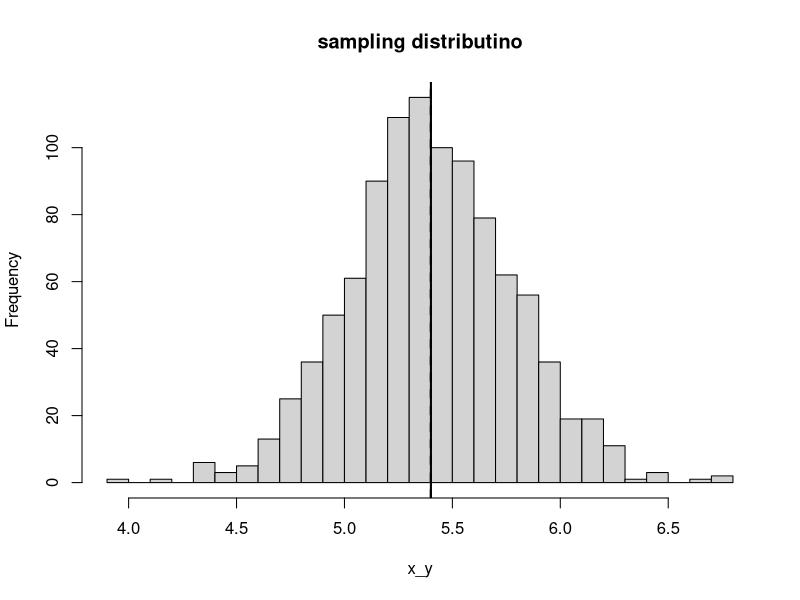

R code for this plot:
## ---- chunk 1
knitr::opts_chunk$set(echo = TRUE)
## ---- chunk 2
pp <- power.prop.test(p1 = 0.30, p2 = 0.40,power = 0.80, sig.level = 0.05,)
ceiling(pp$n) 
#So each shooter needs about **360 shots** for an 80% chance to distinguish a 30% shooter from a 40% shooter.
## ---- chunk 3
birthdata <- c(.4777,.4875,.4859,.4754,.4874,.4864,.4813,.4787,.4895,.4797,.4876,.4859,
               .4857,.4907,.5010,.4903,.4860,.4911,.4871,.4725,.4822,.4870,.4823,.4973)
## ---- chunk 4
sd_data<- sd(birthdata)
p <- mean(birthdata)
n<- 3900
sd_exp<- sqrt(p*(1-p)/n)
sd_data
sd_exp
#The observed value is slightly smaller than expected, which suggests the data look a bit “too stable,” but the difference is not extreme.
## ---- chunk 5
var_obs    <- sd_data^2
var_theory <- sd_exp^2
df <- n - 1
chi2_stat <- df * var_obs / var_theory
p_two_sided <- 2 * min(pchisq(chi2_stat, df = df),
                       1 - pchisq(chi2_stat, df = df))

c(chi2_stat = chi2_stat, df = df, p_two_sided = p_two_sided)
#test statistic is tiny (0.09) compared to a chi-square distribution with 23 df.The p-value is extremely small (~10⁻²⁴).
#This means the observed variance is much smaller than what would be expected by chance under the null model of independent births.
#With such a small p-value, we reject the null model: the data show less variability in monthly girl-birth proportions than predicted by the simple binomial randomness model.
#This supports von Mises’ original observation: sex ratios looked “too stable.”
## ---- chunk 6
set.seed(123)
n_m <- 100
n_w<- 100
me_m<- 69.1
me_w <-63.7
sd_m<- 2.9
sd_w<- 2.7
x_y <- replicate(1000,mean(rnorm(n_m,me_m,sd_m))-mean(rnorm(n_w,me_w,sd_w)))
mean_stimulation<- mean(x_y)
mean_exact<- me_m-me_w
sd_x_y<- sd(x_y)
sd_exact<- sqrt(sd_m^2/n_m+sd_w^2/n_w)
hist(x_y,breaks = 30, main="sampling distributino")
abline(v = mean_stimulation,  lwd = 2)       
abline(v = mean_exact, lwd = 2, lty = 2) 
#as you can see in the graph,the solid line and the dashed line are perfectly aligned. 
#the simulated average difference in heights is practically identical to the theoretical average difference. The simulation confirms the math.
## ---- chunk 7

## ---- chunk 8
set.seed(123)
stimu<- rnorm(1000,0.10,0.17)
summary(stimu)
#simulation confirms that the estimator is unbiased (mean ≈ 0.10) but has substantial variability (many estimates fall far from the truth, even negative), which is exactly why confidence intervals and coverage checks are important.
## ---- chunk 9
z<- 1.96
ci_lower <- stimu - z * 0.17
ci_upper <- stimu + z * 0.17
covered <- (ci_lower <= 0.1) & (ci_upper >= 0.1)
coverage_rate <- mean(covered)
c(coverage_rate = coverage_rate, expected_95pct = 0.95)
#converage rate is close to 0.95
## ---- chunk 10
mean_sti<- mean(stimu)
sd_sti<- sd(stimu)
mean_sti
sd_sti
#Across 1000 experiments, the estimates average out to about the true value (0.10) with variability matching the assumed SE (0.17). This is exactly what statistical theory predicts for the coverage of 95% confidence intervals.
## ---- chunk 11
var1 <- rnorm(1000,0,1)
var2 <- rnorm(1000,0,1)
fit<- lm(var2~var1)
summary(fit)
#p value for coefficient of var1 and intercept is way larger than 0.5, which means it's not statistically significant
## ---- chunk 12
set.seed(123)

B <- 1000        
n <- 100
a <- 2; b_true <- 3
sigma <- 1        
keep_bhat <- numeric(B)
covered <- logical(B)  

for (i in 1:B) {
  x <- runif(n, 0, 10)
  y <- a + b_true*x + rnorm(n, 0, sigma)
  fit <- lm(y ~ x)
  bhat <- coef(fit)[2]
  se_b <- summary(fit)$coef[2,2]
  keep_bhat[i] <- bhat
  ci <- bhat + c(-1,1)*1.96*se_b
  covered[i] <- (ci[1] <= b_true && b_true <= ci[2])
}
#this is a process of generating 95 ci for each stimulation

mean(covered)  

med_b <- median(keep_bhat)
mad_sd <- 1.4826 * mad(keep_bhat, center = med_b)
c(median = med_b,
  mad_sd = mad_sd,
  low = med_b - 2*mad_sd,
  high = med_b + 2*mad_sd,
  contains_true_b = (med_b - 2*mad_sd <= b_true && b_true <= med_b + 2*mad_sd))
#this is mean and sd of b from stimulation, which has nothing to do with 95 ci
